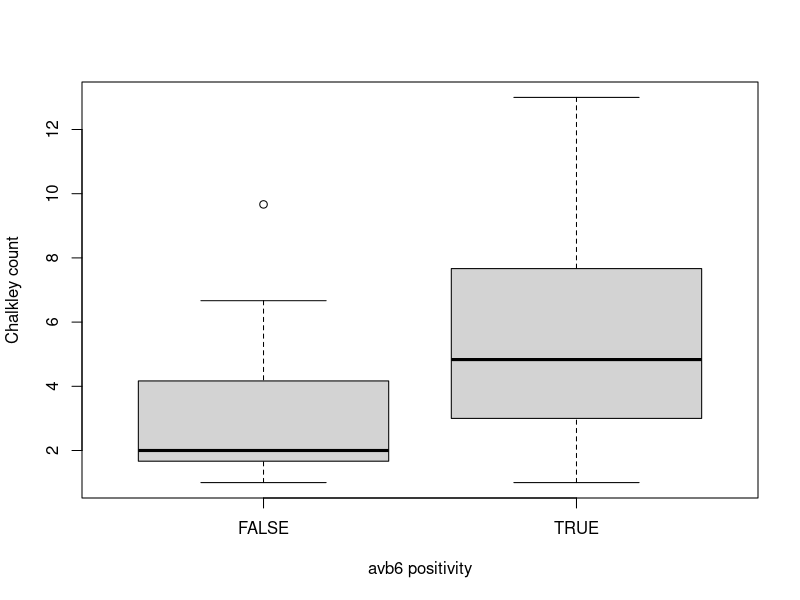
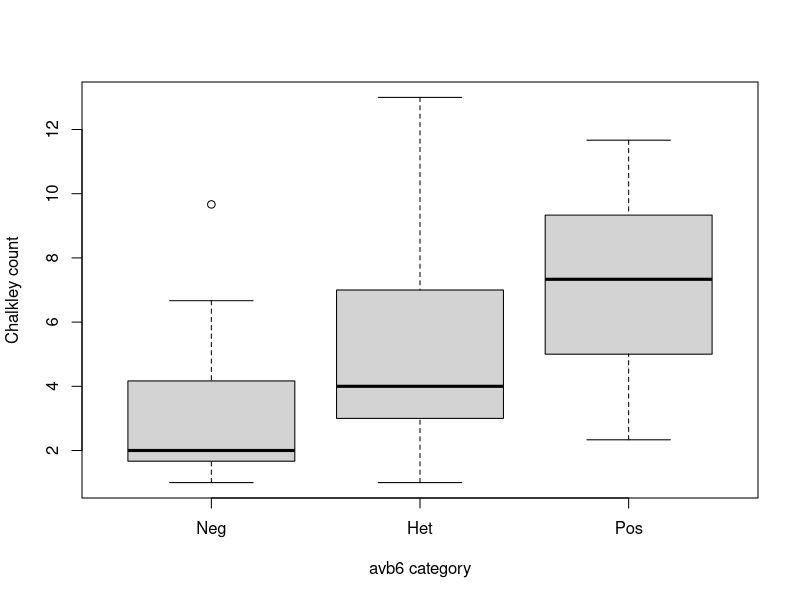

The R script that drew these images, in order:
## ---- chunk 1
mydta=read.csv("181008-classdta.csv")
## ---- chunk 2
head(mydta)
summary(mydta)
## ---- chunk 3
nrow(mydta)
## ---- chunk 4
round(nrow(mydta) / 140 *100,1)
## ---- chunk 5
table(mydta$B6)
## ---- chunk 6
table(mydta$B6t)
## ---- chunk 7
summary(mydta$CHALKLEY)
## ---- chunk 8
table(mydta$GRADE)
## ---- chunk 9
## Chalkley by avb6 positivity
png(file="charts/box1.png")
boxplot(split(mydta$CHALKLEY, mydta$B6), xlab="avb6 positivity", ylab="Chalkley count")
dev.off()
## ---- chunk 10
tapply(mydta$CHALKLEY, mydta$B6, summary)
## ---- chunk 11
## Chalkley by avb6 trend
png(file="charts/box2.png")
boxplot(split(mydta$CHALKLEY, mydta$B6t), names=c("Neg", "Het", "Pos"), ylab="Chalkley count", xlab="avb6 category")
dev.off()
## ---- chunk 12
##classical t-test - assuming constant variance, t-distribution reference
myttest=t.test(mydta$CHALKLEY[mydta$B6==0], mydta$CHALKLEY[mydta$B6==1], var.equal=TRUE)
myttest
## ---- chunk 13
##t-test that allows different variance between groups (Welch t-test)
t.test(mydta$CHALKLEY[mydta$B6==0], mydta$CHALKLEY[mydta$B6==1], var.equal=FALSE)
## ---- chunk 14
wilcox.test(mydta$CHALKLEY[mydta$B6==0], mydta$CHALKLEY[mydta$B6==1])
## ---- chunk 15
crosstab=table(mydta$GRADE==2,mydta$B6==1)
crosstab
ngrade=table(mydta$GRADE==2)
npos=crosstab[,2]
prop.test(npos, ngrade)
